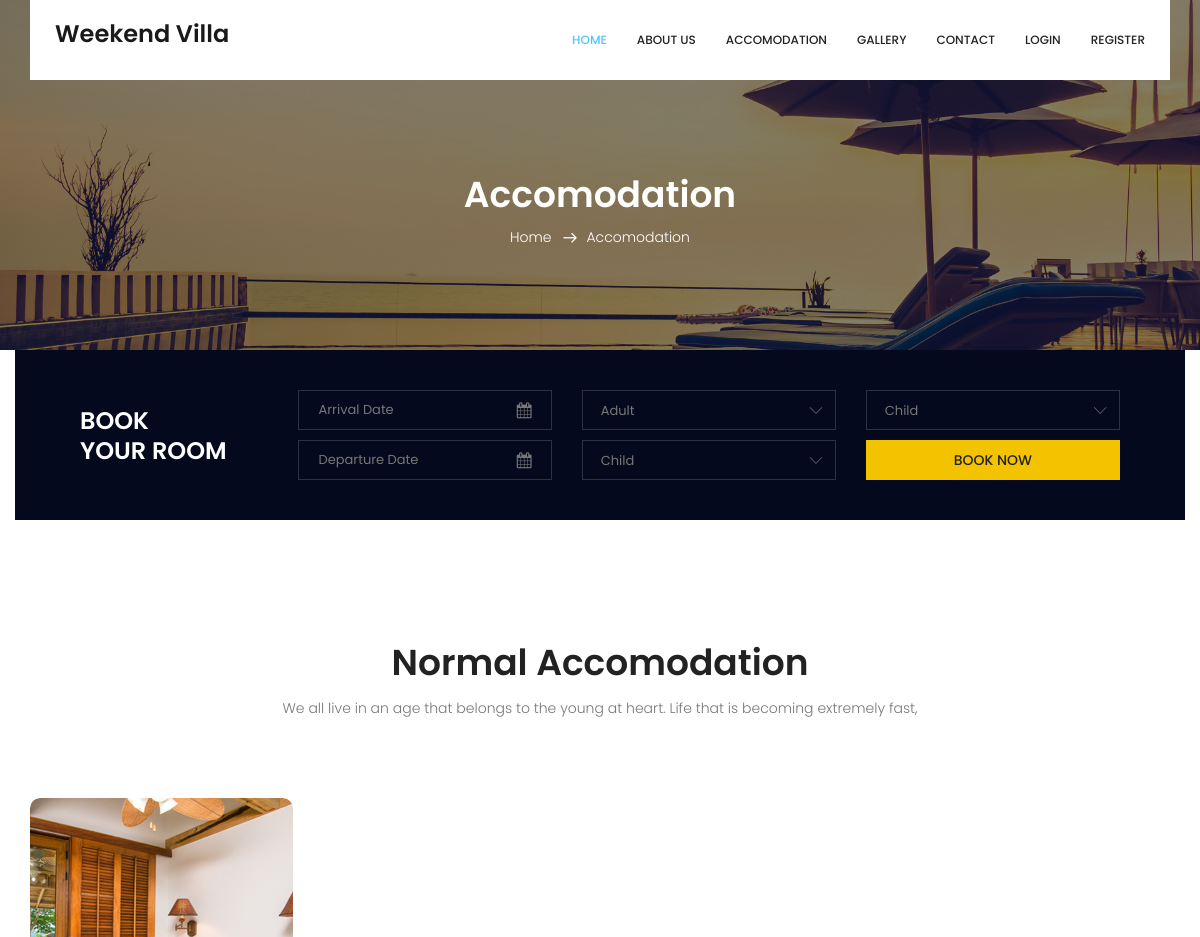
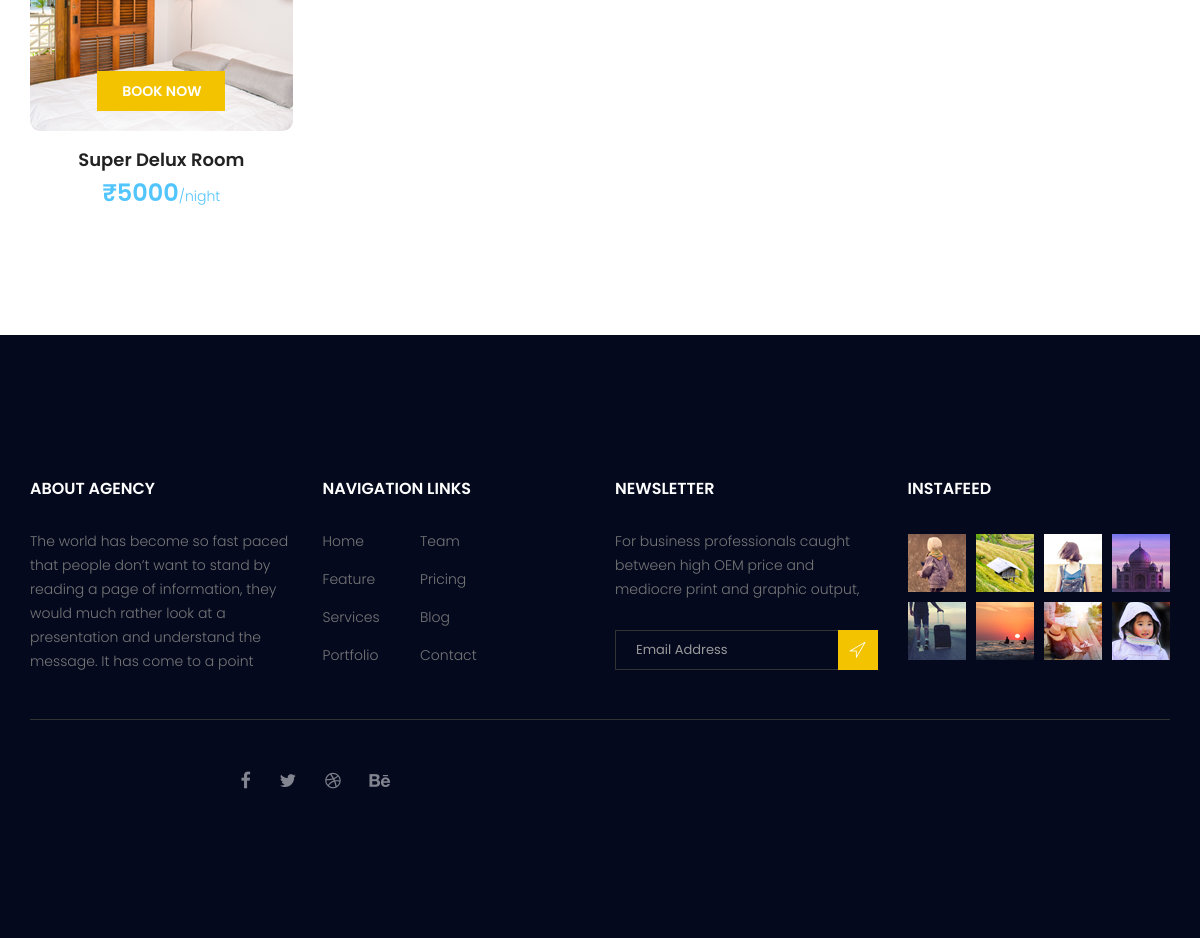
/accomodation/, run on the app's committed database (2 pictures, top to bottom).
### Club/models.py (models this page shows)
class Room(models.Model):
    room_name = models.CharField(max_length=50)
    photo = models.ImageField()
    price = models.IntegerField()
    available = models.BooleanField()

### Club/views.py (the view)
# urls.py: path('accomodation/', accomodation, name='accomodation'),
def accomodation(request):
    rooms = Room.objects.filter(available=True)
    print("==>>> Rooms : ",rooms)
    return render(request, 'accomodation.html', {'rooms': rooms})

### templates/accomodation.html (shortened to what this page needs)
<!doctype html>
<html lang="en">
{% load static %}
    <head>
        <link rel="stylesheet" href="{% static 'css/bootstrap.css' %}">
        <link rel="stylesheet" href="{% static 'vendors/linericon/style.css' %}">
        <link rel="stylesheet" href="{% static 'css/font-awesome.min.css' %}">
        <link rel="stylesheet" href="{% static 'vendors/bootstrap-datepicker/bootstrap-datetimepicker.min.css' %}">
        <link rel="stylesheet" href="{% static 'vendors/nice-select/css/nice-select.css' %}">
        <link rel="stylesheet" href="{% static 'vendors/owl-carousel/owl.carousel.min.css' %}">
        <link rel="stylesheet" href="{% static 'css/style.css' %}">
        <link rel="stylesheet" href="{% static 'css/responsive.css' %}">
    </head>
    <body>
        <header class="header_area">
            <div class="container">
                <nav class="navbar navbar-expand-lg navbar-light">
                    <a class="navbar-brand logo_h" href="{% url 'home' %}"><h3>Weekend Villa</h3></a>
                    <div class="collapse navbar-collapse offset" id="navbarSupportedContent">
                        <ul class="nav navbar-nav menu_nav ml-auto">
                            <li class="nav-item active"><a class="nav-link" href="index.html">Home</a></li>
                            <li class="nav-item"><a class="nav-link" href="{% url 'about_us' %}">About us</a></li>
                            <li class="nav-item"><a class="nav-link" href="{% url 'accomodation' %}">Accomodation</a></li>
                            <li class="nav-item"><a class="nav-link" href="{% url 'gallery' %}">Gallery</a></li>
                            <li class="nav-item"><a class="nav-link" href="{% url 'contact' %}">Contact</a></li>
{% if not request.user.is_authenticated %}
                            <li class="nav-item"><a class="nav-link" href="{% url 'login' %}">Login</a></li>
                            <li class="nav-item"><a class="nav-link" href="{% url 'register' %}">Register</a></li>
                            {% else %}
                            <li class="nav-item"><a class="nav-link" href="{% url 'vieworder' %}">Bookings</a></li>
                            <li class="nav-item"><a class="nav-link" href="{% url 'logout' %}">Logout</a></li>                            {% endif %}
                        </ul>
                    </div>
                </nav>
            </div>
        </header>
        <section class="breadcrumb_area">
            <div class="overlay bg-parallax" data-stellar-ratio="0.8" data-stellar-vertical-offset="0" data-background=""></div>
            <div class="container">
                <div class="page-cover text-center">
                    <h2 class="page-cover-tittle">Accomodation</h2>
                    <ol class="breadcrumb">
                        <li><a href="index.html">Home</a></li>
                        <li class="active">Accomodation</li>
                    </ol>
                </div>
            </div>
        </section>
        <section class="hotel_booking_area">
            <div class="container">
                <div class="row hotel_booking_table">
                    <div class="col-md-3">
                        <h2>Book<br> Your Room</h2>
                    </div>
                    <div class="col-md-9">
                        <div class="boking_table">
                            <div class="row">
                                <div class="col-md-4">
                                    <div class="book_tabel_item">
                                        <div class="form-group">
                                            <div class='input-group date' id='datetimepicker11'>
                                                <input type='text' class="form-control" placeholder="Arrival Date"/>
                                                <span class="input-group-addon">
                                                    <i class="fa fa-calendar" aria-hidden="true"></i>
                                                </span>
                                            </div>
                                        </div>
                                        <div class="form-group">
                                            <div class='input-group date' id='datetimepicker1'>
                                                <input type='text' class="form-control" placeholder="Departure Date"/>
                                                <span class="input-group-addon">
                                                    <i class="fa fa-calendar" aria-hidden="true"></i>
                                                </span>
                                            </div>
                                        </div>
                                    </div>
                                </div>
                                <div class="col-md-4">
                                    <div class="book_tabel_item">
                                        <div class="input-group">
                                        </div>
                                        <div class="input-group">
                                        </div>
                                    </div>
                                </div>
                                <div class="col-md-4">
                                    <div class="book_tabel_item">
                                        <div class="input-group">
                                        </div>
                                        <a class="book_now_btn button_hover" href="{% url 'info' 0 %}">Book Now</a>
                                    </div>
                                </div>
                            </div>
                        </div>
                    </div>
                </div>
            </div>
        </section>
        <section class="accomodation_area section_gap">
            <div class="container">
                <div class="section_title text-center">
                    <h2 class="title_color">Normal Accomodation</h2>
                    <p>We all live in an age that belongs to the young at heart. Life that is becoming extremely fast,</p>
                </div>
                <div class="row accomodation_two">
                    {% for i in rooms %}
                    <div class="col-lg-3 col-sm-6">
                        <div class="accomodation_item text-center">
                            <div class="hotel_img">
                                <img src="{{i.photo.url}}" alt="">
                                <a href="{% url 'info' i.id %}" class="btn theme_btn button_hover">Book Now</a>
                            </div>
                            <a href="#"><h4 class="sec_h4">{{i.room_name}}</h4></a>
                            <h5>₹{{i.price}}<small>/night</small></h5>
                        </div>
                    </div>
                    {% endfor %}
                </div>
            </div>
        </section>
        <footer class="footer-area section_gap">
            <div class="container">
                <div class="row">
                    <div class="col-lg-3  col-md-6 col-sm-6">
                        <div class="single-footer-widget">
                            <h6 class="footer_title">About Agency</h6>
                            <p>The world has become so fast paced that people don’t want to stand by reading a page of information, they would much rather look at a presentation and understand the message. It has come to a point </p>
                        </div>
                    </div>
                    <div class="col-lg-3 col-md-6 col-sm-6">
                        <div class="single-footer-widget">
                            <h6 class="footer_title">Navigation Links</h6>
                            <div class="row">
                                <div class="col-4">
                                    <ul class="list_style">
                                        <li><a href="#">Home</a></li>
                                        <li><a href="#">Feature</a></li>
                                        <li><a href="#">Services</a></li>
                                        <li><a href="#">Portfolio</a></li>
                                    </ul>
                                </div>
                                <div class="col-4">
                                    <ul class="list_style">
                                        <li><a href="#">Team</a></li>
                                        <li><a href="#">Pricing</a></li>
                                        <li><a href="#">Blog</a></li>
                                        <li><a href="#">Contact</a></li>
                                    </ul>
                                </div>
                            </div>
                        </div>
                    </div>
                    <div class="col-lg-3 col-md-6 col-sm-6">
                        <div class="single-footer-widget">
                            <h6 class="footer_title">Newsletter</h6>
                            <p>For business professionals caught between high OEM price and mediocre print and graphic output, </p>
                            <div id="mc_embed_signup">
                                <form target="_blank" action="https://spondonit.us12.list-manage.com/subscribe/post?u=1462626880ade1ac87bd9c93a&amp;id=92a4423d01" method="get" class="subscribe_form relative">
                                    <div class="input-group d-flex flex-row">
                                        <input name="EMAIL" placeholder="Email Address" onfocus="this.placeholder = ''" onblur="this.placeholder = 'Email Address '" required="" type="email">
                                        <button class="btn sub-btn"><span class="lnr lnr-location"></span></button>
                                    </div>
                                </form>
                            </div>
                        </div>
                    </div>
                    <div class="col-lg-3 col-md-6 col-sm-6">
                        <div class="single-footer-widget instafeed">
                            <h6 class="footer_title">InstaFeed</h6>
                            <ul class="list_style instafeed d-flex flex-wrap">
                                <li><img src="{% static 'image/instagram/Image-01.jpg' %}" alt=""></li>
                                <li><img src="{% static 'image/instagram/Image-02.jpg' %}" alt=""></li>
                                <li><img src="{% static 'image/instagram/Image-03.jpg' %}" alt=""></li>
                                <li><img src="{% static 'image/instagram/Image-04.jpg' %}" alt=""></li>
                                <li><img src="{% static 'image/instagram/Image-05.jpg' %}" alt=""></li>
                                <li><img src="{% static 'image/instagram/Image-06.jpg' %}" alt=""></li>
                                <li><img src="{% static 'image/instagram/Image-07.jpg' %}" alt=""></li>
                                <li><img src="{% static 'image/instagram/Image-08.jpg' %}" alt=""></li>
                            </ul>
                        </div>
                    </div>
                </div>
                <div class="border_line"></div>
                <div class="row footer-bottom d-flex justify-content-between align-items-center">
                    <div class="col-lg-4 col-sm-12 footer-social">
                        <a href="#"><i class="fa fa-facebook"></i></a>
                        <a href="#"><i class="fa fa-twitter"></i></a>
                        <a href="#"><i class="fa fa-dribbble"></i></a>
                        <a href="#"><i class="fa fa-behance"></i></a>
                    </div>
                </div>
            </div>
        </footer>
    </body>
</html>

### data on the page
Room: photo (picture), room_name "Super Delux Room", price "5000"
